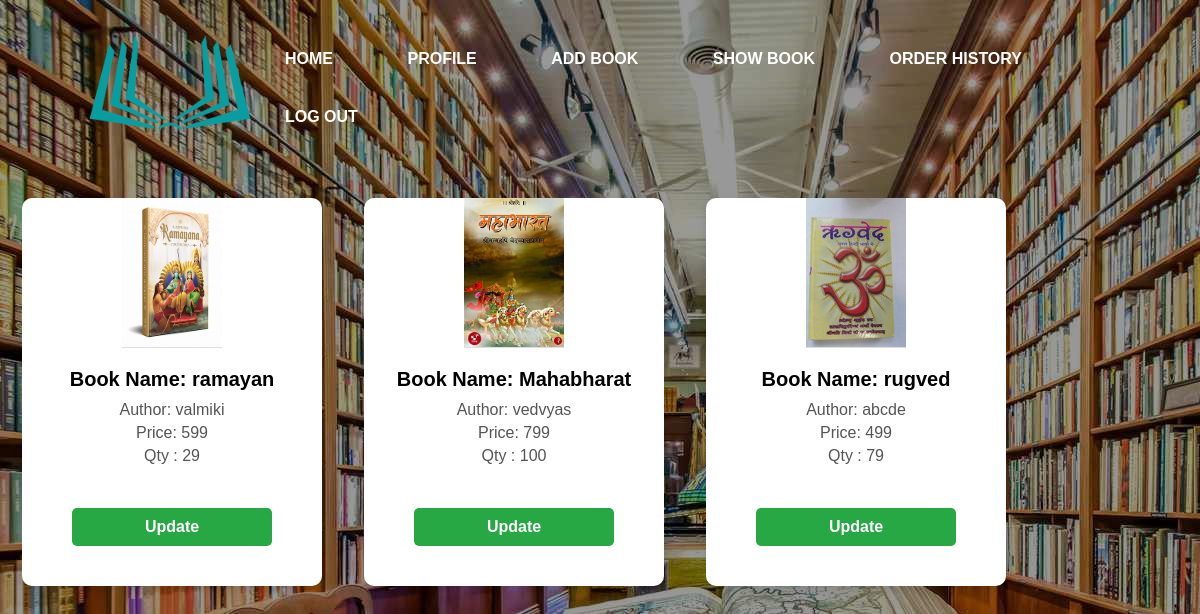
Page /seller/showbook.php on the committed database.
### tables this page shows
CREATE TABLE `bookdata` (
  `bid` int(5) NOT NULL,
  `bname` varchar(50) NOT NULL,
  `aname` varchar(60) NOT NULL,
  `price` int(5) NOT NULL,
  `image` varchar(100) NOT NULL,
  `qty` int(5) NOT NULL,
  `regid` int(5) NOT NULL
);

### class/DataClass.php (called while the page is built, shortened)
<?php
   class DataClass
   {
	  public $conn;
      public function __construct()
      {
	    $this->conn=mysqli_connect("localhost","root","","bookstore");
	  }
	  public function getTable($query)
	  {
        $tb=mysqli_query($this->conn,$query);
		return $tb;
	  }
   }
?>

### seller/sbook.php (the view, shortened to what this page needs)
<?php
             $dc=new DataClass();
?>
    <table>
    <tr>
    <?php
        $query="select * from bookdata";
        $tb=$dc->getTable($query);
        while($rw=mysqli_fetch_array($tb))
        {
    ?>
        <td>
            <div class="card">
                <img src="<?php echo '../upload/'.$rw['image']; ?>" alt="Book Image">
                <div class="card-content">
                    <h3>Book Name: <?php echo $rw['bname']; ?></h3>
                    <p>Author: <?php echo $rw['aname']; ?></p>
                    <p>Price: <?php echo $rw['price']; ?></p>
                    <p>Qty : <?php echo $rw['qty']; ?></p>
                    <br>
                    <form action="#" method="post">
                        <button type="submit" name="btnupdate" value='<?php echo $rw['bid']; ?>'>Update</button>
                    </form>
            </div>
        </td>
    <?php
        }
    ?>
        </tr>
    </table>

### style.css (style rules this page uses)
* { margin: 0; padding: 0; font-family: sans-serif; box-sizing: border-box; }
button { width: 200px; padding: 15px; margin: 20px 5px; text-align: center; border-radius: 25px; color: black; border: 2px; font-size: 20px; cursor: pointer; font-weight: 600; }

### seller/showbook.css (style rules this page uses)
.card { width: 300px; background-color: #fff; border-radius: 10px; box-shadow: 0 4px 8px rgba(0, 0, 0, 0.1); overflow: hidden; text-align: center; margin: 20px; }
.card img { width: 100px; height: 150px; border-bottom: 1px solid #ddd; }
.card-content { padding: 20px; }
.card-content h3 { font-size: 20px; margin-bottom: 10px; }
.card-content p { margin: 5px 0; font-size: 16px; color: #555; }
.card-content button { padding: 10px 15px; background-color: #28a745; color: #fff; border: none; border-radius: 5px; cursor: pointer; font-size: 16px; }

### seller/showbook.php (style rules this page uses)
body { background-image: url(../image/bg2.jpg); }

### rows in the picture
bookdata: image (picture), bname "ramayan", aname "valmiki", price "599", qty "29", $rw['bid'] 1 (drawn)
bookdata: image (picture), bname "Mahabharat", aname "vedvyas", price "799", qty "100", $rw['bid'] 2 (drawn)
bookdata: image (picture), bname "rugved", aname "abcde", price "499", qty "79", $rw['bid'] 3 (drawn)
